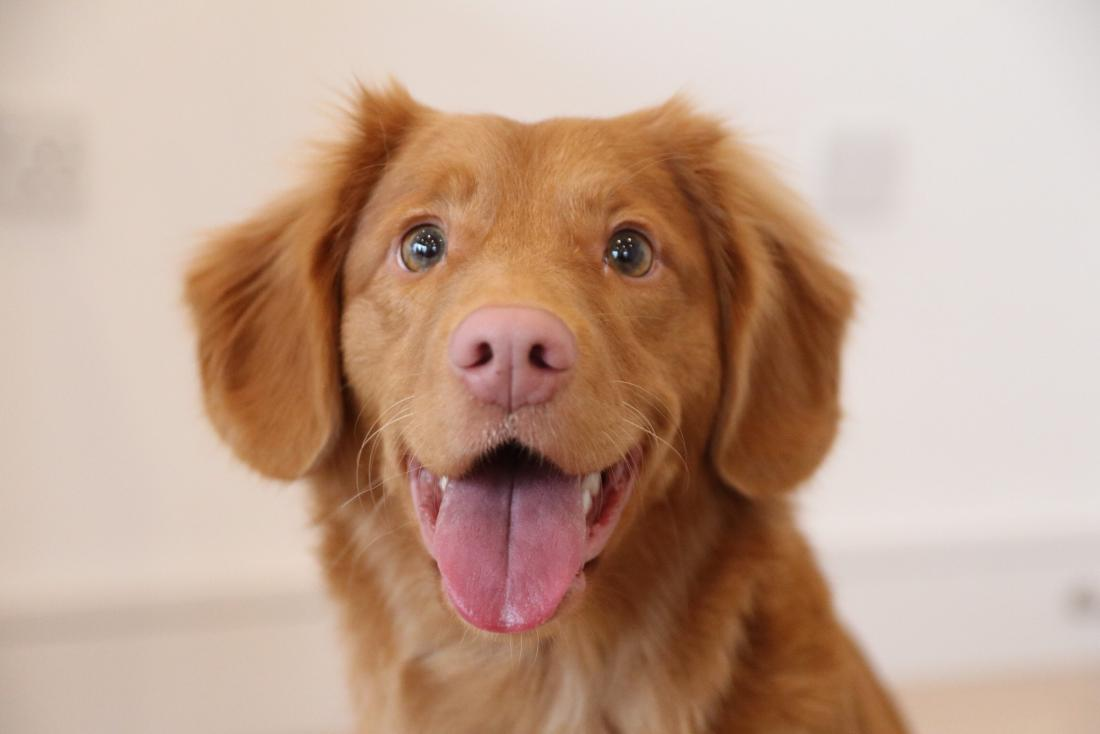
#> input picture data/img1.jpg, 1100 x 734 px, found by its file name
$ jupyter execute Untitled.ipynb
#> lines starting #> are read from the running program, lines starting #| are printed output that depends on the picture
[cell 1]
import numpy as np
import cv2
import matplotlib.pyplot as plt

[cell 2]
img = cv2.imread('/Users/kushalgupta/CV_course/data/img1.jpg')
#> img is the input picture: shape (734, 1100, 3); mean B, G, R 143.9, 162.6, 192.9
img = cv2.cvtColor(img,cv2.COLOR_BGR2RGB)

[cell 3]
plt.imshow(img)

[cell 4]
face = img[150:600,200:800]
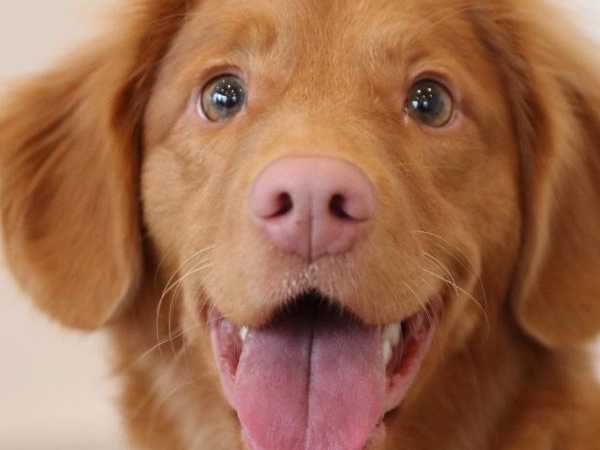
#> face: shape (450, 600, 3); mean R, G, B 158.2, 107.4, 77.8

[cell 5]
plt.imshow(face)

[cell 6]
methods = ['cv2.TM_CCOEFF','cv2.TM_CCOEFF_NORMED','cv2.TM_CCORR','cv2.TM_CCORR_NORMED','cv2.TM_SQDIFF','cv2.TM_SQDIFF_NORMED']

[cell 7]
for m in methods:
    full_copy = img.copy()
    method = eval(m)
    res = cv2.matchTemplate(full_copy,face,method)
    min_val,max_val,min_loc,max_loc = cv2.minMaxLoc(res)
    if method in [cv2.TM_SQDIFF,cv2.TM_SQDIFF_NORMED]:
        top_left = min_loc
    else:
        top_left = max_loc
    height,width,channels = face.shape
    bottom_right = (top_left[0]+width,top_left[1]+height)
    cv2.rectangle(full_copy,top_left,bottom_right,(0,255,0),10)
    plt.subplot(121)
    plt.imshow(res)
    plt.title("heat map")
    plt.subplot(122)
    plt.imshow(full_copy)
    plt.title("detection of templete")

    plt.suptitle(m)

    plt.show()

    print('\n')
    print('\n')
#> this loop made 6 passes
#> (min_val, max_val, min_loc, top_left, bottom_right) on passes 1 to 4: (-1.15e+09, 1.78e+09, (500, 190), (200, 150), (800, 600)), (-0.428, 1, (500, 189), (200, 150), (800, 600)), (1.17e+10, 1.68e+10, (319, 223), (0, 0), (600, 450)), (0.765, 1, (498, 205), (200, 150), (800, 600))
#> (min_val, max_val, max_loc, top_left, bottom_right) on passes 5 to 6: (1934, 9.65e+09, (500, 0), (200, 150), (800, 600)), (1.46e-07, 0.535, (500, 190), (200, 150), (800, 600))
#> pass 1, `res = cv2.matchTemplate(full_copy,face,method)`:
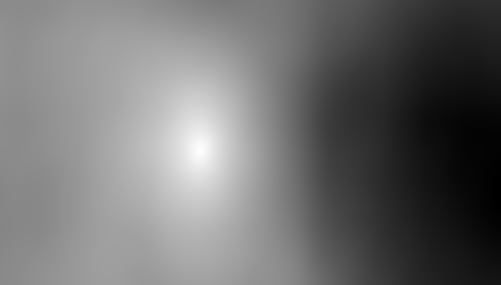
#> res: shape (285, 501) float32; min -1.15e+09, max 1.78e+09, mean 145534768; drawn with min black and max white
#> pass 1, `plt.show()`:
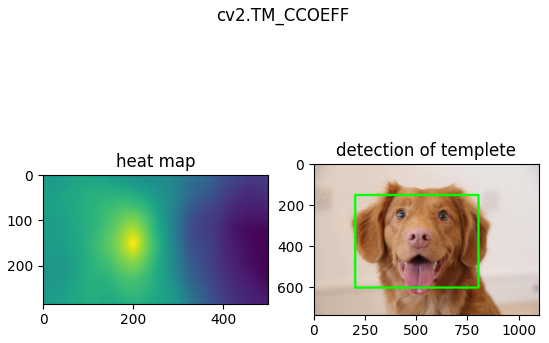
#> figure drawn by matplotlib, 2 panels
#> pass 2, `res = cv2.matchTemplate(full_copy,face,method)`:
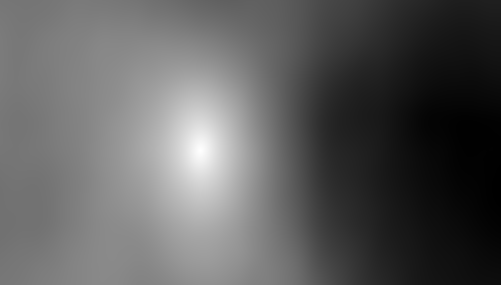
#> res: shape (285, 501) float32; min -0.428, max 1, mean 0.103; drawn with min black and max white
#> pass 2, `plt.show()`:
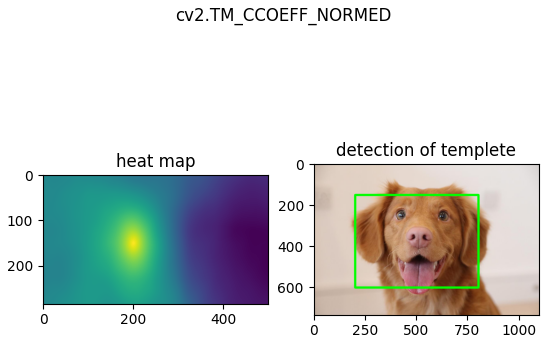
#> figure drawn by matplotlib, 2 panels
#> pass 3, `res = cv2.matchTemplate(full_copy,face,method)`:
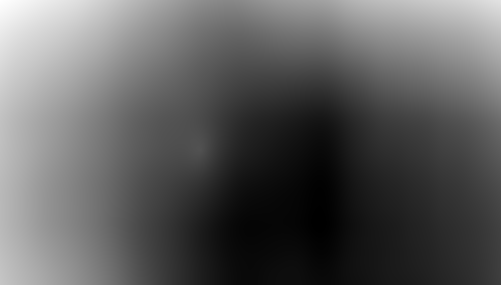
#> res: shape (285, 501) float32; min 1.17e+10, max 1.68e+10, mean 1.35e+10; drawn with min black and max white
#> after the loop:
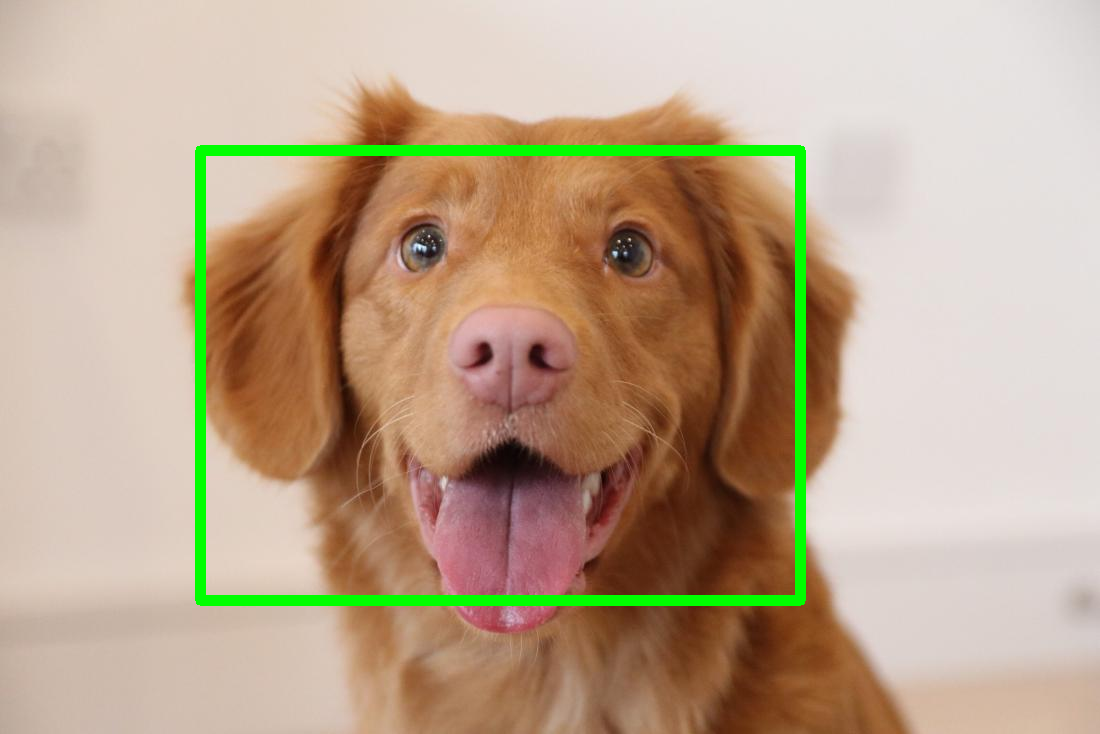
#> full_copy: shape (734, 1100, 3); mean R, G, B 187.8, 166, 140.8
#> after the loop:
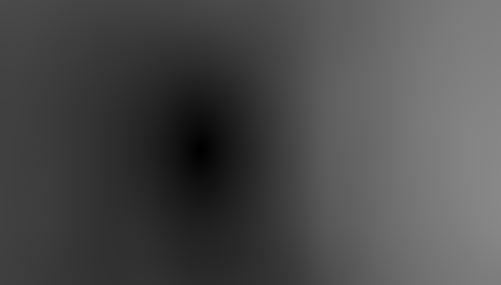
#> res: shape (285, 501) float32; min 1.46e-07, max 0.535, mean 0.295

$ run again, with data/img2.jpg copied over data/img1.jpg
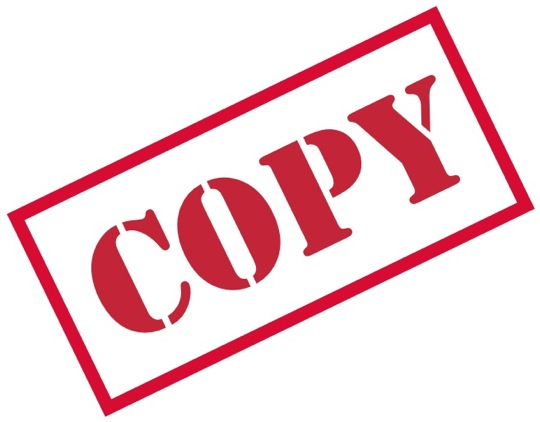
#> input picture data/img2.jpg, 540 x 422 px, found by its file name
#> img is the input picture: shape (422, 540, 3); mean B, G, R 218.8, 213.8, 244.6
#> the loop `for m in methods:` made 6 passes
#> (min_val, max_val, min_loc, max_loc) on passes 1 to 6: (-460872096, 1.33e+09, (93, 12), (200, 150)), (-0.31, 1, (93, 12), (200, 150)), (1.26e+10, 1.52e+10, (93, 15), (200, 150)), (0.864, 1, (92, 14), (200, 150)), (5368, 3.97e+09, (200, 150), (93, 13)), (3.54e-07, 0.273, (200, 150), (92, 14))
#> pass 1, `plt.show()`:
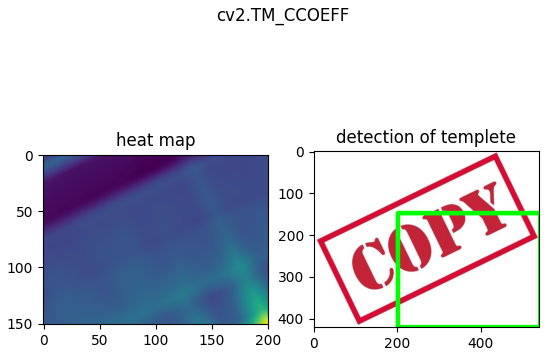
#> figure drawn by matplotlib, 2 panels
#> after the loop `for m in methods:`:
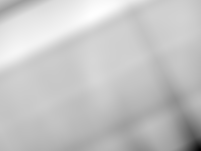
#> res: shape (151, 201) float32; min 3.54e-07, max 0.273, mean 0.211; drawn with min black and max white

$ run again, with data/chess2.jpg copied over data/img1.jpg
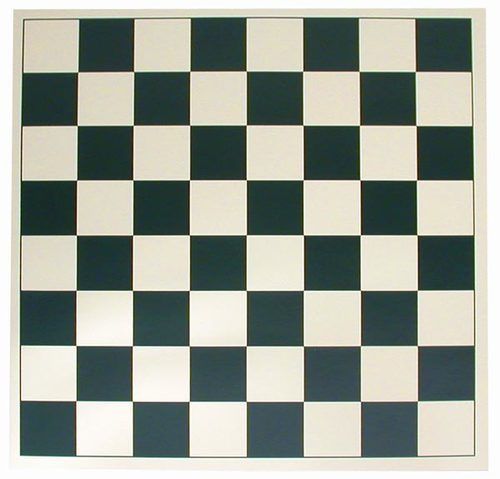
#> input picture data/chess2.jpg, 500 x 479 px, found by its file name
#> img is the input picture: shape (479, 500, 3); mean B, G, R 151.4, 161.3, 155.6
#> the loop `for m in methods:` made 6 passes
#> (min_val, max_val, min_loc, max_loc) on passes 1 to 6: (-1.75e+09, 2.14e+09, (86, 95), (200, 150)), (-0.802, 1, (86, 95), (200, 150)), (4.74e+09, 9.57e+09, (30, 40), (200, 150)), (0.549, 1, (143, 40), (200, 150)), (0, 7.93e+09, (200, 150), (86, 95)), (0, 0.913, (200, 150), (30, 40))
#> pass 1, `plt.show()`:
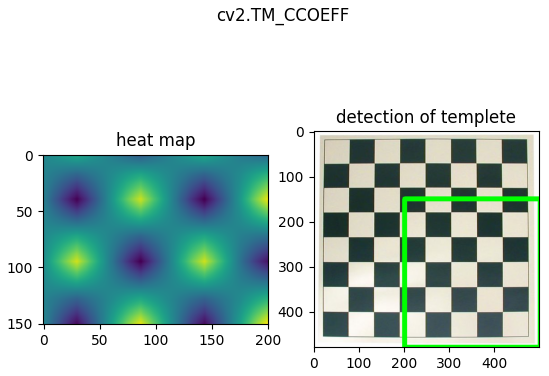
#> figure drawn by matplotlib, 2 panels
#> after the loop `for m in methods:`:
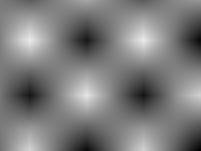
#> res: shape (151, 201) float32; min 0, max 0.913, mean 0.491
